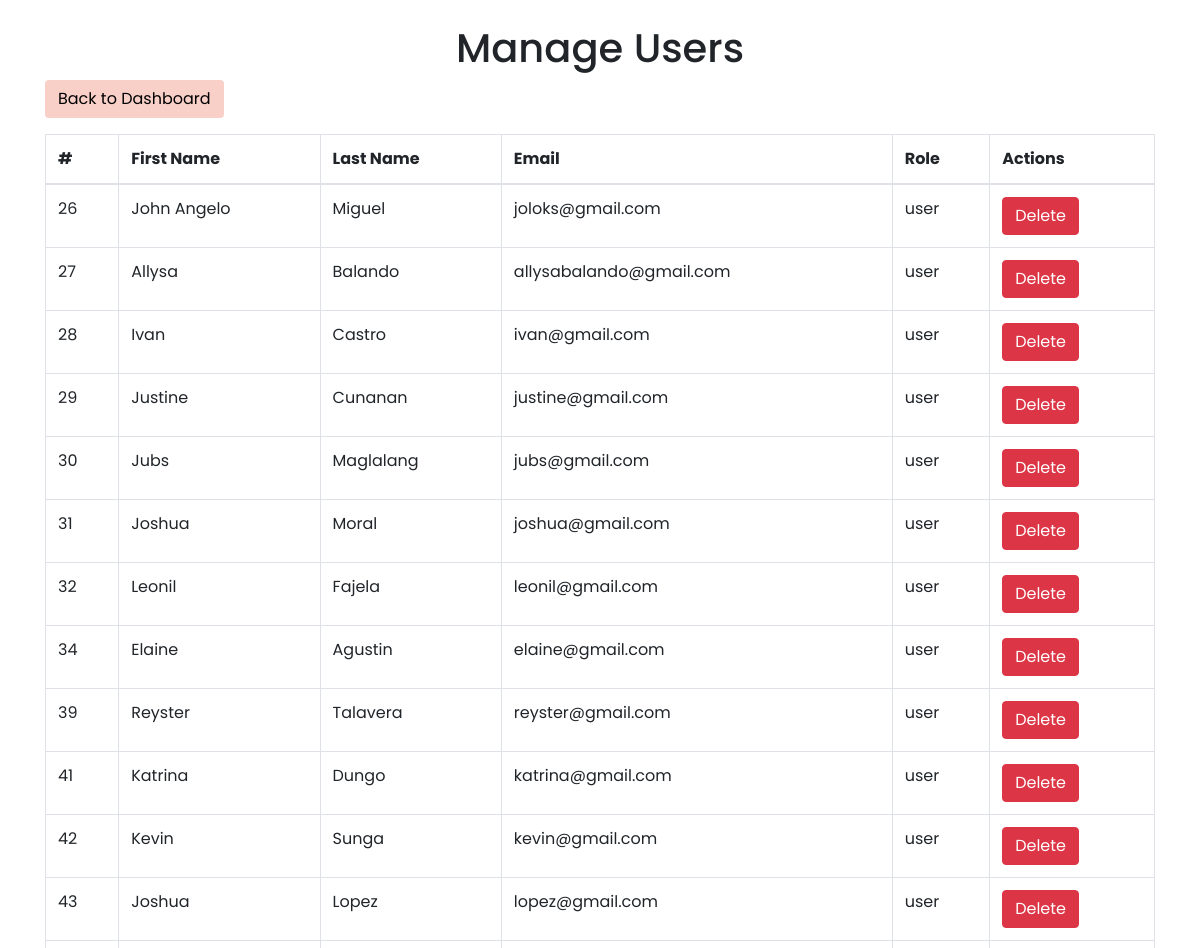
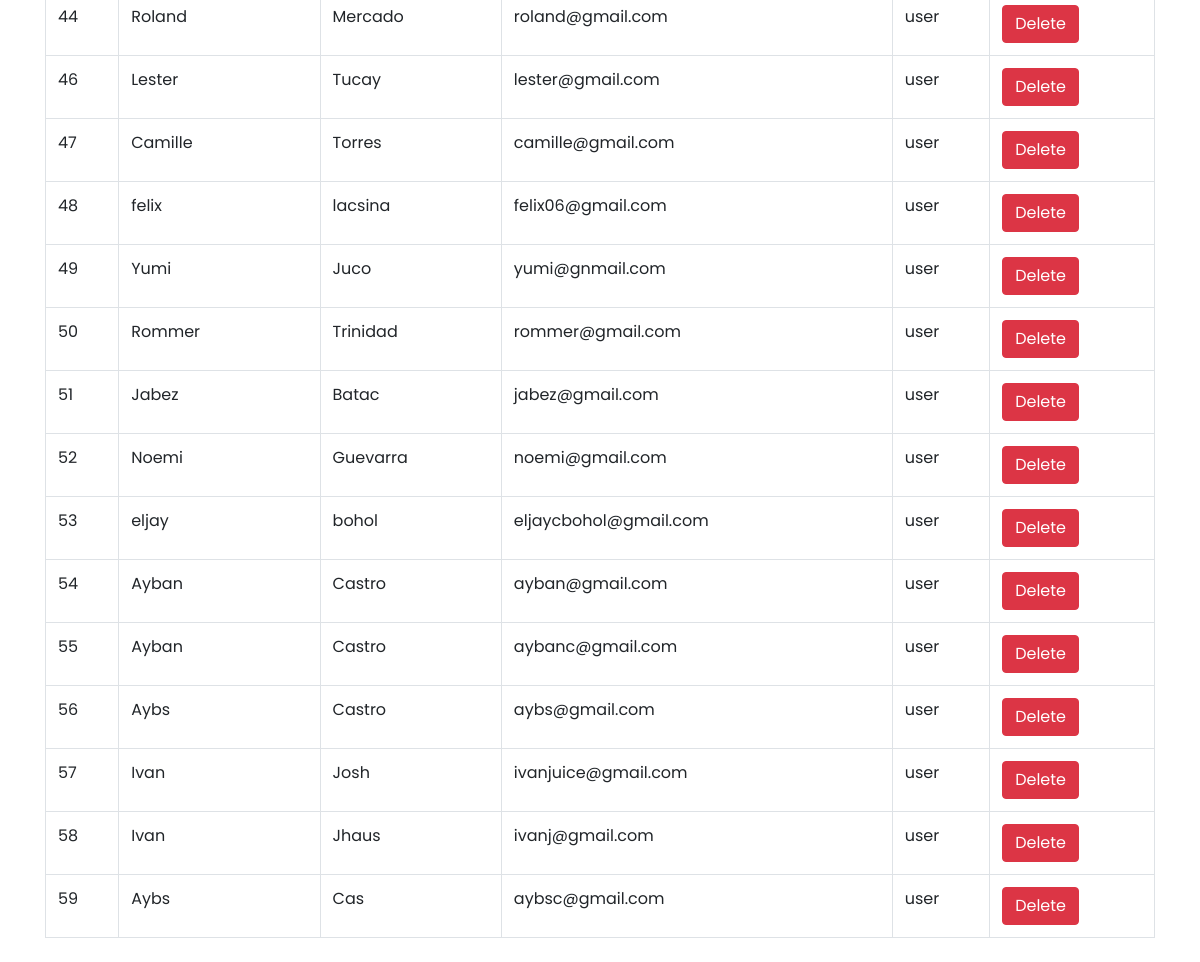
Page /manageusers.php (signed in) on the committed database (2 pictures, top to bottom).
### tables this page shows
CREATE TABLE `tbl_sg` (
  `user_id` int(50) NOT NULL,
  `fname` varchar(50) NOT NULL,
  `lname` varchar(50) NOT NULL,
  `email` varchar(50) NOT NULL,
  `password` varchar(255) DEFAULT NULL,
  `role` enum('admin','user') DEFAULT 'user'
);

### manageusers.php (the view, shortened to what this page needs)
<?php
include('db.php');
$query = "SELECT user_id, fname, lname, email, role FROM tbl_sg WHERE role = 'user'";
$result = mysqli_query($connection, $query);
?>
<!DOCTYPE html>
<html lang="en">
<head>
    <link rel="stylesheet" href="https://stackpath.bootstrapcdn.com/bootstrap/4.5.2/css/bootstrap.min.css">
</head>
<body>
    <div class="container my-4">
        <h1 class="text-center">Manage Users</h1>
        <a href="dashboard.php" class="btn back-btn mb-3">Back to Dashboard</a>
        <table class="table table-bordered">
            <thead>
                <tr>
                    <th>#</th>
                    <th>First Name</th>
                    <th>Last Name</th>
                    <th>Email</th>
                    <th>Role</th>
                    <th>Actions</th>
                </tr>
            </thead>
            <tbody>
                <?php while ($user = mysqli_fetch_assoc($result)) { ?>
                    <tr>
                        <td><?php echo $user['user_id']; ?></td>
                        <td><?php echo $user['fname']; ?></td>
                        <td><?php echo $user['lname']; ?></td>
                        <td><?php echo $user['email']; ?></td>
                        <td><?php echo $user['role']; ?></td>
                        <td>
                            <a href="manageusers.php?delete=<?php echo $user['user_id']; ?>" class="btn btn-danger"
                               onclick="return confirm('Are you sure you want to delete this user?')">Delete</a>
                        </td>
                    </tr>
                <?php } ?>
            </tbody>
        </table>
    </div>
</body>
</html>

### manageusers.php (style rules this page uses)
body { font-family: 'Poppins', sans-serif; }
.back-btn { background-color: #F8D0C8; color: black; }

### rows in the picture
tbl_sg: user_id "26", fname "John Angelo", lname "Miguel", email "joloks@gmail.com", role "user"
tbl_sg: user_id "27", fname "Allysa", lname "Balando", email "allysabalando@gmail.com", role "user"
tbl_sg: user_id "28", fname "Ivan", lname "Castro", email "ivan@gmail.com", role "user"
tbl_sg: user_id "29", fname "Justine", lname "Cunanan", email "justine@gmail.com", role "user"
tbl_sg: user_id "30", fname "Jubs", lname "Maglalang", email "jubs@gmail.com", role "user"
tbl_sg: user_id "31", fname "Joshua", lname "Moral", email "joshua@gmail.com", role "user"
tbl_sg: user_id "32", fname "Leonil", lname "Fajela", email "leonil@gmail.com", role "user"
tbl_sg: user_id "34", fname "Elaine", lname "Agustin", email "elaine@gmail.com", role "user"
tbl_sg: user_id "39", fname "Reyster", lname "Talavera", email "reyster@gmail.com", role "user"
tbl_sg: user_id "41", fname "Katrina", lname "Dungo", email "katrina@gmail.com", role "user"
tbl_sg: user_id "42", fname "Kevin", lname "Sunga", email "kevin@gmail.com", role "user"
tbl_sg: user_id "43", fname "Joshua", lname "Lopez", email "lopez@gmail.com", role "user"
tbl_sg: user_id "44", fname "Roland", lname "Mercado", email "roland@gmail.com", role "user"
tbl_sg: user_id "46", fname "Lester", lname "Tucay", email "lester@gmail.com", role "user"
tbl_sg: user_id "47", fname "Camille", lname "Torres", email "camille@gmail.com", role "user"
tbl_sg: user_id "48", fname "felix", lname "lacsina", email "felix06@gmail.com", role "user"
tbl_sg: user_id "49", fname "Yumi", lname "Juco", email "yumi@gnmail.com", role "user"
tbl_sg: user_id "50", fname "Rommer", lname "Trinidad", email "rommer@gmail.com", role "user"
tbl_sg: user_id "51", fname "Jabez", lname "Batac", email "jabez@gmail.com", role "user"
tbl_sg: user_id "52", fname "Noemi", lname "Guevarra", email "noemi@gmail.com", role "user"
tbl_sg: user_id "53", fname "eljay", lname "bohol", email "eljaycbohol@gmail.com", role "user"
tbl_sg: user_id "54", fname "Ayban", lname "Castro", email "ayban@gmail.com", role "user"
tbl_sg: user_id "55", fname "Ayban", lname "Castro", email "aybanc@gmail.com", role "user"
tbl_sg: user_id "56", fname "Aybs", lname "Castro", email "aybs@gmail.com", role "user"
tbl_sg: user_id "57", fname "Ivan", lname "Josh", email "ivanjuice@gmail.com", role "user"
tbl_sg: user_id "58", fname "Ivan", lname "Jhaus", email "ivanj@gmail.com", role "user"
tbl_sg: user_id "59", fname "Aybs", lname "Cas", email "aybsc@gmail.com", role "user"
